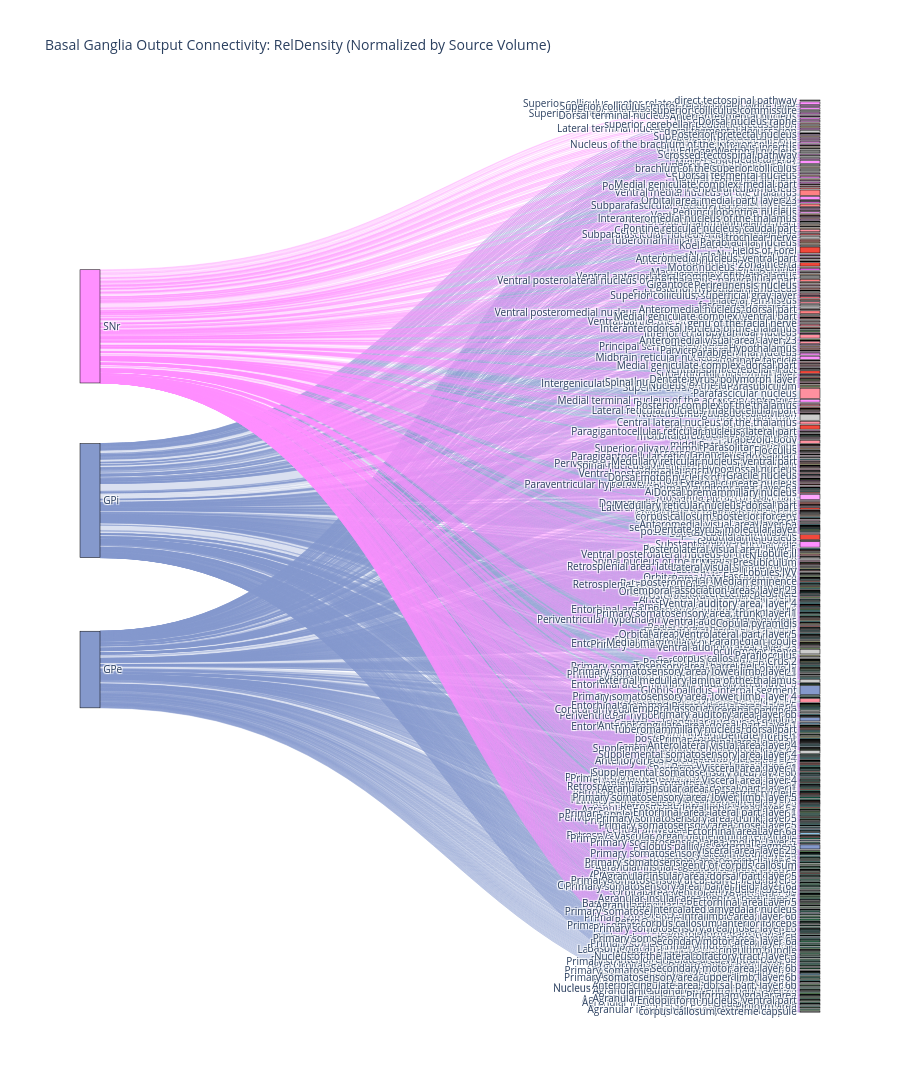

Notebook code cell kept with this figure:
### Code cell
#Running stacked GPe, GPi, and SNr sankey visualization

# Usage
averages_path = r"Z:\anatomy_histology\BrainJ_M1toM7_062425_Mihir\mihirCode\Source_Region_Averages.csv"
labels_path = r"Z:\anatomy_histology\BrainJ_M1toM7_062425_Mihir\mihirCode\labels.csv"

# Create the diagram for Relative Density
fig = create_basal_ganglia_sankey(averages_path, labels_path, metric='RelDensity')

if fig:
    fig.show()

### Figure 1 — Plotly figure (JSON) as saved in the notebook; plotly's stock layout.template omitted (floating-point values rounded to 4 significant figures; data arrays with more than 128 entries replaced by an {"elided": "..."} marker saying what was removed)
{"data": [{"link": {"color": {"elided": "1752 str values"}, "hovertemplate": "Source: %{source.label}<br />Target: %{target.label}<br />Value: %{value:.4f}<extra></extra>", "source": {"elided": "1752 int values"}, "target": {"elided": "1752 int values"}, "value": {"elided": "1752 float values"}}, "node": {"color": {"elided": "843 str values"}, "label": {"elided": "843 str values"}, "line": {"color": "black", "width": 0.5}, "pad": 15, "thickness": 20}, "type": "sankey"}], "layout": {"font": {"size": 10}, "height": 12600, "title": {"text": "Basal Ganglia Output Connectivity: RelDensity (Normalized by Source Volume)"}}}
